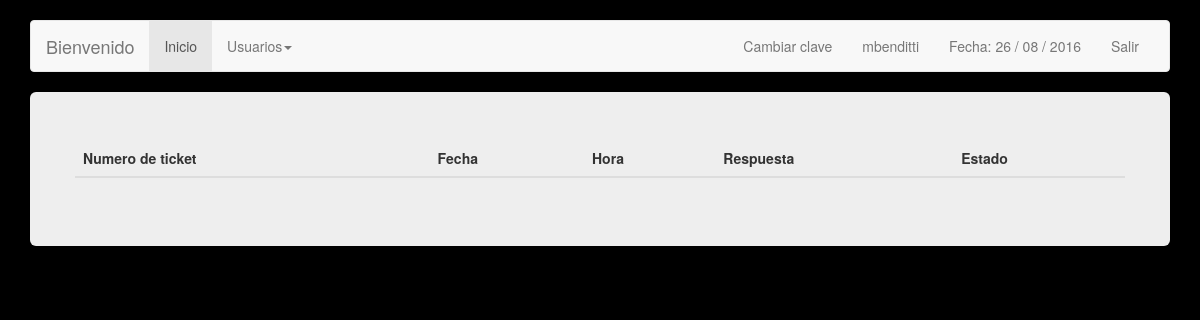
Before: /TicketWeb/tickets.php (signed in) with the older database file.
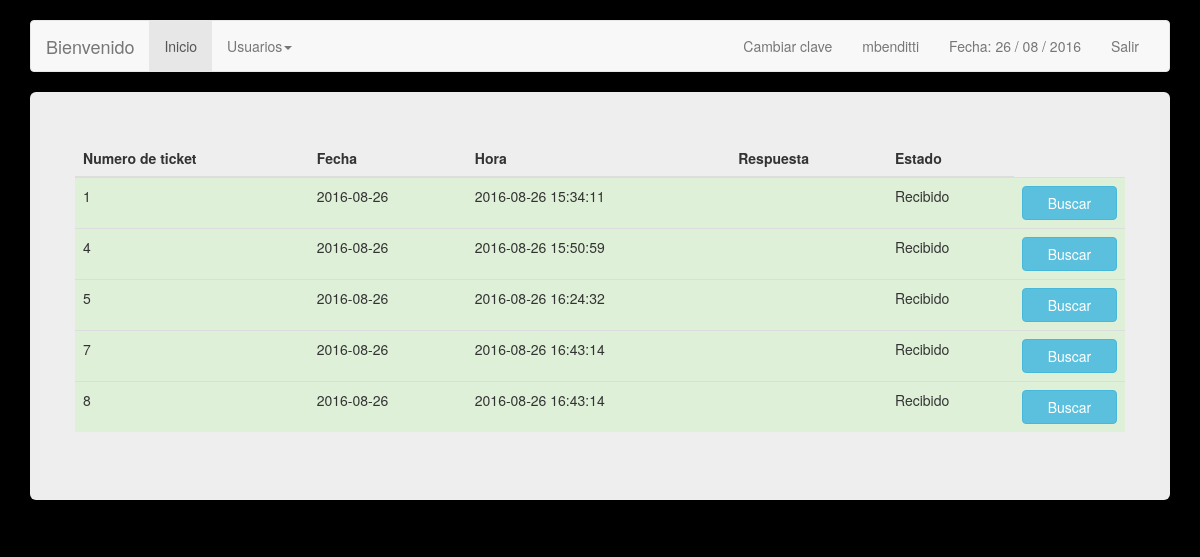
After: the same page with the newer database file.
### tables this page shows
CREATE TABLE `tickets` (
  `id_ticket` int(11) NOT NULL,
  `fecha` date NOT NULL,
  `hora` timestamp NOT NULL DEFAULT CURRENT_TIMESTAMP ON UPDATE CURRENT_TIMESTAMP,
  `fk_area_emisor` int(11) NOT NULL,
  `fk_usuario_emisor` int(11) NOT NULL,
  `fk_area_sistemas` int(11) DEFAULT NULL,
  `asunto` int(11) NOT NULL,
  `observacion` varchar(1500) DEFAULT NULL,
  `usuario_receptor` int(11) DEFAULT NULL,
  `respuesta` varchar(1500) DEFAULT NULL,
  `fk_estado` int(11) DEFAULT NULL,
  `fk_razon` int(11) DEFAULT NULL
);

CREATE TABLE `estados` (
  `id_estado` int(11) NOT NULL,
  `nombre` varchar(30) NOT NULL
);

### TicketWeb/tickets.php (the view, shortened to what this page needs)
<?php
include('inc/config.php');
$id_usuario =  $_SESSION["id_usuario"];
$link = mysqli_connect ($dbhost, $dbusername, $dbuserpass);
mysqli_select_db($link,$dbname) or die('No se puede seleccionar la base de datos');
$query = mysqli_query($link,"SELECT id_ticket,fecha,hora,respuesta,nombre FROM tickets t JOIN estados e ON t.fk_estado = e.id_estado WHERE t.fk_usuario_emisor = $id_usuario") or die(mysql_error());
?>
<!DOCTYPE html>
<html lang="en">
  <head>
    <link href="css/bootstrap.min.css" rel="stylesheet">
  </head>
  <body>
    <br>
        <div class="container">
      <?php include('inc/menu.php'); ?>
      <div class="jumbotron">
<div class="row">
              <table class="table table-hover">
                	<thead>
                    	<th> Numero de ticket </th>
                      <th> Fecha </th>
            					<th> Hora </th>
            					<th> Respuesta </th>
                      <th> Estado </th>
                  </thead>
                    <tbody>
                    	<?php while($tickets = mysqli_fetch_array($query)){ ?>
                        <tr class="success">
                            <td> <?php echo $tickets['id_ticket']; ?> </td>
                            <td> <?php echo $tickets['fecha']; ?> </td>
                            <td> <?php echo $tickets['hora']; ?> </td>
                            <td> <?php echo $tickets['respuesta']; ?> </td>
                            <td> <?php echo $tickets['nombre']; ?> </td>
                            <td>  <a href="seguimiento_lote.php?idTicket=<?php echo $tickets['id_ticket'];?>" role="button"  class="btn btn-info btn-primary btn-block"> Buscar </a></td>
                        </tr>
                        <?php } ?>
                    </tbody>
				</table>
</div>
      </div>
    </div>
  </body>
</html>

### TicketWeb/inc/menu.php (shortened to what this page needs)
<div class="navbar navbar-default" role="navigation">
<div class="container-fluid">
  <div class="navbar-header">
  <a class="navbar-brand" href="#">Bienvenido </a>
  </div>
  <div class="navbar-collapse collapse">
  <ul class="nav navbar-nav">
    <li class="active"><a href="inicio.php">Inicio</a></li>
  <?php
  if($_SESSION["permiso"] == 1) {
  ?> <li class="dropdown">
        <a class="dropdown-toggle" data-toggle="dropdown" href="#">Usuarios<span class="caret"></span></a>
        </li><?php
  }
?>
  </ul>
  <ul class="nav navbar-nav navbar-right">
<li><a href="form_cambiar_clave.php"> Cambiar clave </a></li>
     <li><a href=""> <?php echo $_SESSION["s_nombre_usuario"]; ?> </a></li>
    <li><a href="">Fecha:
    <?php
    echo date("d / m / Y");
    ?></a></li>
    <li><a href="inc/cerrar.php">Salir</a></li>
  </ul>
  </div>
</div>
</div>

### TicketWeb/tickets.php (style rules this page uses)
body { background: #000; }

Changed rows visible on the page:
added tickets: id_ticket "1", fecha "2016-08-26", hora "2016-08-26 15:34:11", fk_estado.nombre "Recibido"
added tickets: id_ticket "4", fecha "2016-08-26", hora "2016-08-26 15:50:59", fk_estado.nombre "Recibido"
added tickets: id_ticket "5", fecha "2016-08-26", hora "2016-08-26 16:24:32", fk_estado.nombre "Recibido"
added tickets: id_ticket "7", fecha "2016-08-26", hora "2016-08-26 16:43:14", fk_estado.nombre "Recibido"
added tickets: id_ticket "8", fecha "2016-08-26", hora "2016-08-26 16:43:14", fk_estado.nombre "Recibido"
